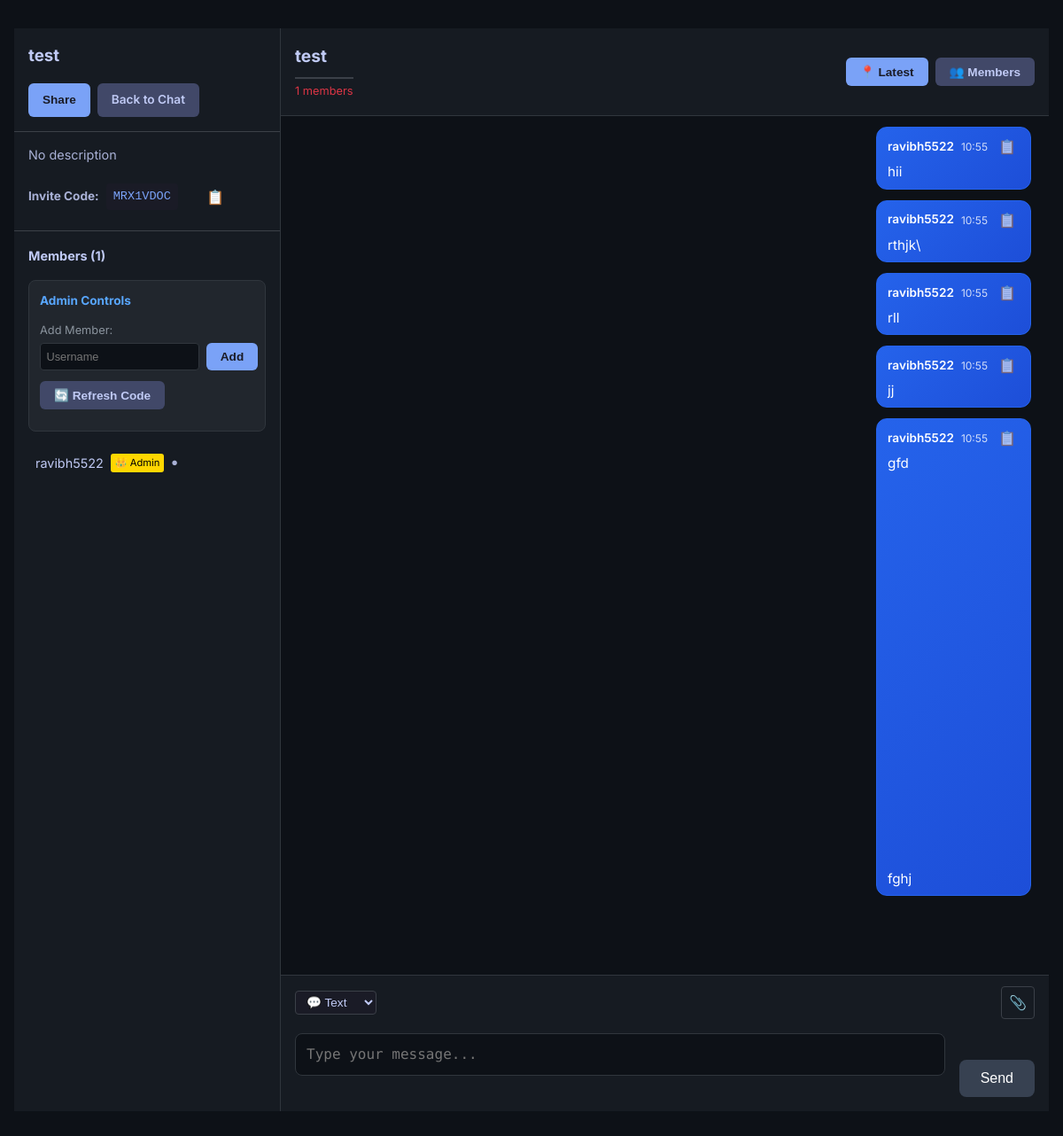
Before: /chat/group/3 (signed in) with the older database file.
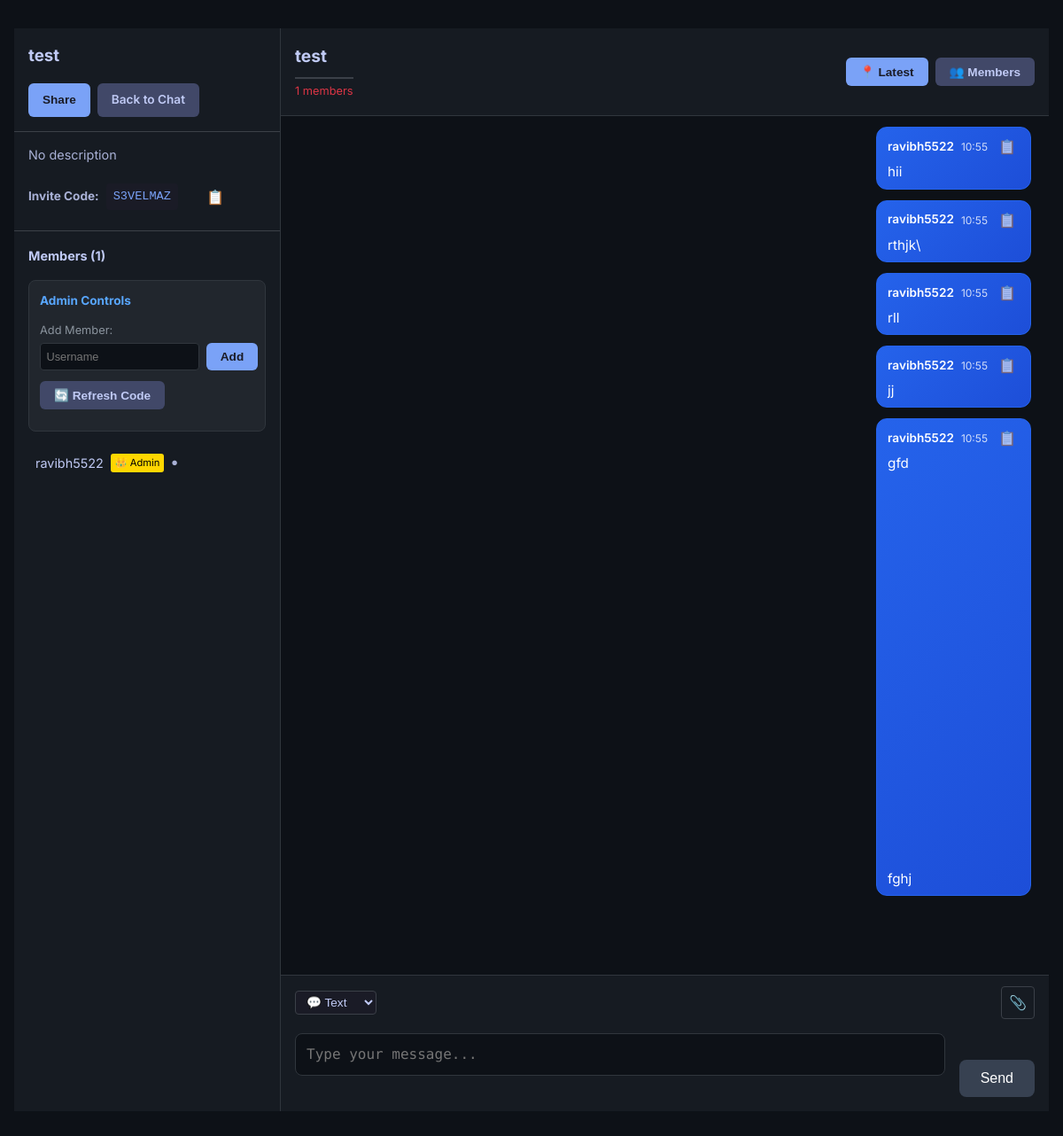
After: the same page with the newer database file.
### app/database.py (models this page shows)
class Group(Base):
    __tablename__ = "groups"
    id = Column(Integer, primary_key=True, index=True)
    name = Column(String, index=True)
    description = Column(Text, nullable=True)
    created_at = Column(DateTime, default=datetime.datetime.utcnow)
    creator_id = Column(Integer, ForeignKey("users.id"))
    is_private = Column(Boolean, default=False)
    invite_code = Column(String, unique=True, nullable=True)
    invite_code_updated_at = Column(DateTime, default=datetime.datetime.utcnow)
    creator = relationship("User", back_populates="created_groups")
    members = relationship("User", secondary=group_members, back_populates="groups")
    messages = relationship("Message", back_populates="group")

class User(Base):
    __tablename__ = "users"
    id = Column(Integer, primary_key=True, index=True)
    username = Column(String, unique=True, index=True)
    email = Column(String, unique=True, index=True)
    hashed_password = Column(String)
    created_at = Column(DateTime, default=datetime.datetime.utcnow)
    is_active = Column(Boolean, default=True)
    pastes = relationship("Paste", back_populates="owner")
    saved_pastes = relationship("SavedPaste", back_populates="user")
    groups = relationship("Group", secondary=group_members, back_populates="members")
    messages = relationship("Message", back_populates="sender")
    created_groups = relationship("Group", back_populates="creator")

class Message(Base):
    __tablename__ = "messages"
    id = Column(Integer, primary_key=True, index=True)
    content = Column(Text, nullable=True)
    message_type = Column(String, default="text")  # text, code, file, system
    code_language = Column(String, nullable=True)  # for code messages
    file_path = Column(String, nullable=True)  # for file messages
    file_name = Column(String, nullable=True)  # original filename
    created_at = Column(DateTime, default=datetime.datetime.utcnow)
    edited_at = Column(DateTime, nullable=True)
    sender_id = Column(Integer, ForeignKey("users.id"))
    group_id = Column(Integer, ForeignKey("groups.id"))
    reply_to_id = Column(Integer, ForeignKey("messages.id"), nullable=True)
    sender = relationship("User", back_populates="messages")
    group = relationship("Group", back_populates="messages")
    reply_to = relationship("Message", remote_side=[id])

### tables this page shows
CREATE TABLE group_members (
	group_id INTEGER NOT NULL, 
	user_id INTEGER NOT NULL, 
	joined_at DATETIME, 
	is_admin BOOLEAN, 
	is_acting_leader BOOLEAN, 
	PRIMARY KEY (group_id, user_id), 
	FOREIGN KEY(group_id) REFERENCES groups (id), 
	FOREIGN KEY(user_id) REFERENCES users (id)
);

### app/main.py (the view)
@app.get("/chat/group/{group_id}", response_class=HTMLResponse)
def chat_group(
    request: Request,
    group_id: int,
    db: Session = Depends(get_db),
    current_user = Depends(get_current_user_from_request)
):
    if not current_user:
        return RedirectResponse(url="/login", status_code=status.HTTP_303_SEE_OTHER)
    if not crud.is_group_member(db, group_id, current_user.id):
        raise HTTPException(status_code=403, detail="You are not a member of this group")
    group = crud.get_group_by_id(db, group_id)
    if not group:
        raise HTTPException(status_code=404, detail="Group not found")
    members = crud.get_group_members(db, group_id)
    messages = crud.get_group_messages(db, group_id, limit=50)
    messages.reverse()  # Show oldest first
    user_is_admin = crud.is_group_admin(db, group_id, current_user.id)
    user_is_acting_leader = crud.is_acting_leader(db, group_id, current_user.id)
    token = request.cookies.get("access_token")
    return templates.TemplateResponse("chat/group.html", {
        "request": request,
        "current_user": current_user,
        "group": group,
        "members": members,
        "messages": messages,
        "auth_token": token,
        "user_is_admin": user_is_admin,
        "user_is_acting_leader": user_is_acting_leader
    })

### app/templates/chat/group.html (shortened to what this page needs)
<!DOCTYPE html>
<html lang="en">
<head>
    <link rel="stylesheet" href="/static/style.css">
    <link rel="stylesheet" href="https://cdnjs.cloudflare.com/ajax/libs/highlight.js/11.8.0/styles/github-dark.min.css">
</head>
<body>
    <div class="chat-container">
        <div class="chat-sidebar">
            <div class="sidebar-header">
                <h3>{{ group.name }}</h3>
                <div class="group-actions">
                    {% if group.invite_code %}
                        <button class="button small" onclick="copyInviteCode('{{ group.invite_code }}')">Share</button>
                    {% endif %}
                    <a href="/chat" class="button small secondary">Back to Chat</a>
                </div>
            </div>
            <div class="group-info">
                <p class="group-description">{{ group.description or "No description" }}</p>
                {% if group.invite_code %}
                    <div class="invite-code">
                        <strong>Invite Code:</strong>
                        <code id="inviteCode">{{ group.invite_code }}</code>
                        <button onclick="copyInviteCode('{{ group.invite_code }}')" class="copy-btn">📋</button>
                    </div>
                {% endif %}
            </div>
            <div class="members-section">
                <h4>Members ({{ members|length }})</h4>
                {% if user_is_admin or user_is_acting_leader %}
                    <div class="admin-controls">
                        <h5>{% if user_is_admin %}Admin{% else %}Acting Leader{% endif %} Controls</h5>
                        <div class="control-group">
                            <label>Add Member:</label>
                            <div class="add-member-form">
                                <input type="text" id="usernameInput" placeholder="Username" />
                                <button onclick="addMemberByUsername()" class="button small">Add</button>
                            </div>
                        </div>
                        {% if user_is_admin %}
                            <div class="control-group">
                                <button onclick="refreshInviteCode()" class="button small secondary">🔄 Refresh Code</button>
                            </div>
                        {% endif %}
                    </div>
                {% endif %}
                <div class="members-list">
                    {% for member in members %}
                        <div class="member-item" data-user-id="{{ member.id }}">
                            <div class="member-info">
                                <span class="member-name">{{ member.username }}</span>
                                {% if member.is_admin %}
                                    <span class="member-role admin">👑 Admin</span>
                                {% elif member.is_acting_leader %}
                                    <span class="member-role acting-leader">⭐ Acting Leader</span>
                                {% endif %}
                                <span class="member-status" id="status-{{ member.id }}">●</span>
                            </div>
                        </div>
                    {% endfor %}
                </div>
            </div>
        </div>
        <div class="chat-main">
            <div class="chat-header">
                <div class="chat-title">
                    <h2>{{ group.name }}</h2>
                    <span class="online-count" id="onlineCount">{{ members|length }} members</span>
                </div>
                <div class="chat-controls">
                    <button class="button small" onclick="scrollToBottom()">📍 Latest</button>
                    <button class="button small secondary" onclick="toggleSidebar()">👥 Members</button>
                </div>
            </div>
            <div class="messages-container" id="messagesContainer">
                {% for message in messages %}
                    {% set width_class = '' %}
                    {% if message.message_type == "text" %}
                        {% if message.content|length < 50 %}
                            {% set width_class = 'short-text' %}
                        {% elif message.content|length < 150 %}
                            {% set width_class = 'medium-text' %}
                        {% else %}
                            {% set width_class = 'long-text' %}
                        {% endif %}
                    {% endif %}
                    <div class="message {% if message.sender.id == current_user.id %}sent{% else %}received{% endif %} {{ width_class }}" data-message-id="{{ message.id }}">
                        <div class="message-header">
                            <div class="message-meta">
                                <span class="message-sender">{{ message.sender.username }}</span>
                                <span class="message-time">{{ message.created_at.strftime('%H:%M') }}</span>
                            </div>
                            <div class="message-actions-top">
                                {% if message.message_type == "code" %}
                                    <button class="action-btn copy-btn" onclick="copyCode(this)" title="Copy code">📋</button>
                                {% elif message.message_type == "file" %}
                                    <button class="action-btn copy-btn" onclick="copyText('{{ message.file_name }}')" title="Copy filename">📋</button>
                                {% else %}
                                    <button class="action-btn copy-btn" onclick="copyText(this.closest('.message').querySelector('.text-message').textContent.trim())" title="Copy message">📋</button>
                                {% endif %}
                            </div>
                        </div>
                        <div class="message-content">
                            {% if message.message_type == "code" %}
                                <div class="code-block-container">
                                    <div class="code-header">
                                        <span class="code-language">{{ message.code_language or 'text' }}</span>
                                        <div class="code-actions">
                                            <button class="action-btn download-btn" onclick="downloadCode(this, '{{ message.code_language or 'text' }}')" title="Download code">💾</button>
                                        </div>
                                    </div>
                                    <div class="code-wrapper">
                                        <pre class="code-content" data-lines="{{ message.content.count('\n') + 1 }}"><code class="language-{{ message.code_language or 'text' }}">{{ message.content }}</code></pre>
                                        {% if message.content.count('\n') + 1 > 10 %}
                                            <button class="expand-btn" onclick="toggleCodeExpand(this)">
                                                <span class="expand-text">Show more</span>
                                                <span class="expand-icon">▼</span>
                                            </button>
                                        {% endif %}
                                    </div>
                                </div>
                            {% elif message.message_type == "file" %}
                                <div class="file-message">
                                    <span class="file-icon">📎</span>
                                    <a href="/chat/download/{{ group.id }}/{{ message.id }}" class="file-link">{{ message.file_name }}</a>
                                </div>
                            {% else %}
                                <div class="text-message">{{ message.content }}</div>
                            {% endif %}
                        </div>
                    </div>
                {% endfor %}
            </div>
            <div class="message-input-container">
                <div class="input-controls">
                    <div class="message-type-selector">
                        <select id="messageType" onchange="toggleCodeLanguage()">
                            <option value="text">💬 Text</option>
                        </select>
                    </div>
                    <div class="file-upload">
                        <button onclick="document.getElementById('fileInput').click()" class="file-btn">📎</button>
                    </div>
                </div>
                <div class="message-input-wrapper">
                    <textarea
                        id="messageInput"
                        placeholder="Type your message..."
                        rows="1"
                        onkeydown="handleKeyDown(event)"
                        oninput="handleInput()"
                        onblur="stopTyping()"
                    ></textarea>
                    <button id="sendButton" onclick="sendMessage()" disabled>Send</button>
                </div>
            </div>
        </div>
    </div>
</body>
</html>

### app/static/style.css (style rules this page uses)
:root { --bg-dark: #1a1b26; --bg-med: #24283b; --bg-light: #414868; --fg: #c0caf5; --fg-dim: #a9b1d6; --accent-blue: #7aa2f7; --accent-green: #9ece6a; --accent-purple: #bb9af7; --border-color: #3b4048; --font-sans: 'Inter', sans-serif; --font-mono: 'Fira Code', monospace; --text-primary: #c0caf5; --text-secondary: #a9b1d6; --surface-color: #24283b; }
body { background-color: var(--bg-dark); color: var(--fg); font-family: var(--font-sans); margin: 0; padding: 2rem 1rem; line-height: 1.6; }
h2 { color: var(--accent-green); border-bottom: 2px solid var(--border-color); padding-bottom: 0.5rem; margin-top: 2.5rem; margin-bottom: 1.5rem; }
.button, button { background-color: var(--accent-blue); color: var(--bg-dark); border: none; padding: 0.75rem 1.5rem; font-size: 1rem; font-weight: 600; cursor: pointer; border-radius: 6px; text-decoration: none; text-align: center; transition: background-color 0.2s ease, transform 0.2s ease; display: inline-block; }
.button.secondary { background-color: var(--bg-light); color: var(--fg); }
textarea { width: 100%; min-height: 300px; background-color: var(--bg-med); border: 1px solid var(--border-color); color: var(--fg); padding: 1rem; font-family: var(--font-mono); font-size: 0.95rem; border-radius: 6px; box-sizing: border-box; resize: vertical; margin-bottom: 1.5rem; }

Changed rows visible on the page:
changed Group "test": invite_code "MRX1VDOC" → "S3VELMAZ"
